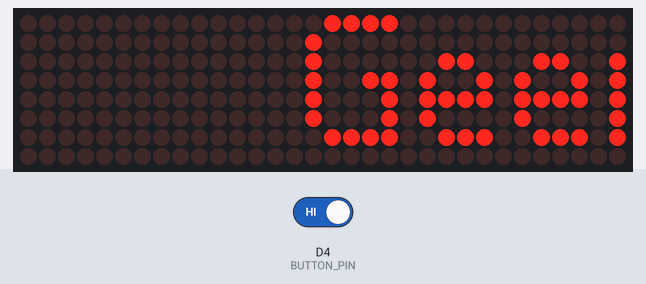
Simulated run of this sketch. Board: ESP8266 (Wemos D1 mini). Parts: 32×8 LED matrix. The inputs (shaded band) are chosen by the test bench; at power-on: D4 (BUTTON_PIN) HIGH.

Above: at 8.96 s.
9.0 s: D4 (BUTTON_PIN) driven LOW
At 12.21 s:
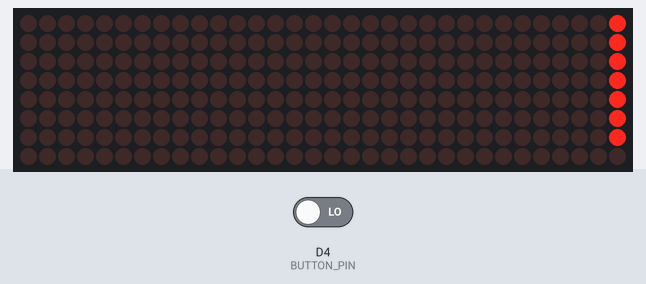
14.0 s: D4 (BUTTON_PIN) driven HIGH
At 15.26 s:
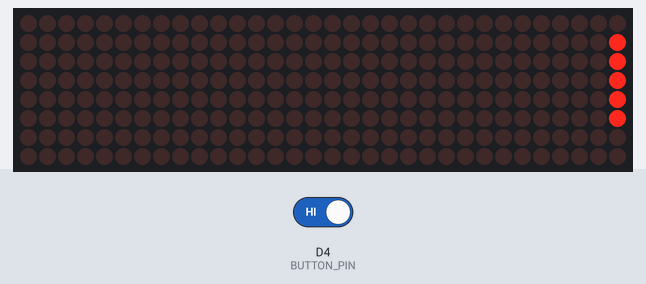

The sketch:

Lichtkrant-Tom.ino
```cpp
#include <MD_Parola.h>
#include <MD_MAX72xx.h>
#include <SPI.h>

#define HARDWARE_TYPE MD_MAX72XX::FC16_HW  // Meestgebruikt voor deze modules
#define MAX_DEVICES 4                       // 4 matrices van 8x8
#define CS_PIN D8

MD_Parola display = MD_Parola(HARDWARE_TYPE, CS_PIN, MAX_DEVICES);

// Button on D2: wire the button between D2 and GND
#define BUTTON_PIN D4

const char* normalText = "Geen Brand";
const char* pressedText = "Brand!!";
void setup() {
  display.begin();
  display.setIntensity(5);       // Helderheid 0-15
  display.displayClear();
  pinMode(BUTTON_PIN, INPUT_PULLUP);
}

void loop() {
  // Lees knop (gesloten = LOW met INPUT_PULLUP)
  if (digitalRead(BUTTON_PIN) == LOW) {
    display.displayScroll(pressedText, PA_LEFT, PA_SCROLL_LEFT, 50);
  } else {
    display.displayScroll(normalText, PA_LEFT, PA_SCROLL_LEFT, 50);
  }

  while (!display.displayAnimate()) {
    // Wacht tot animatie klaar is
  }
}
```

Measured:
- after the input at 9.0 s, the display: first differs from a run without the input after 3.2 s (image 1)
- after the input at 14.0 s, the display: first differs from a run without the input after 1.3 s (image 2)
